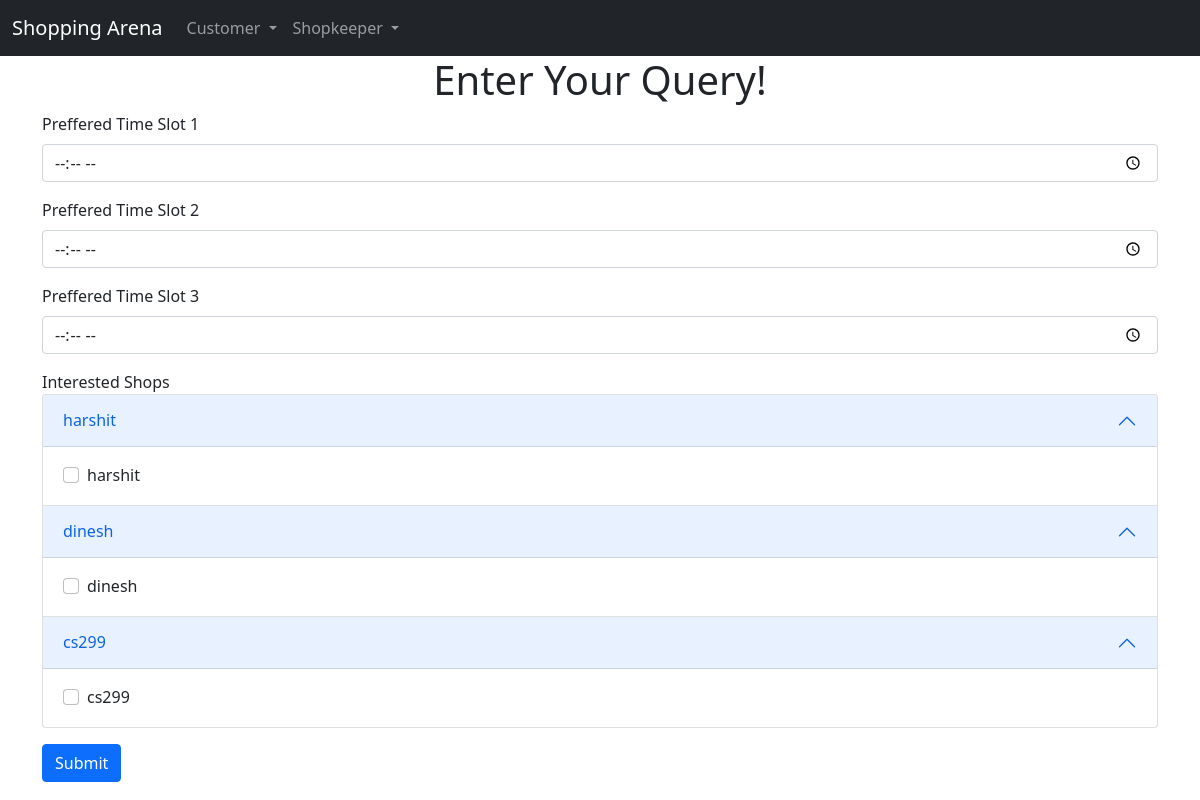
Page /customer/profile on the earlier database version.
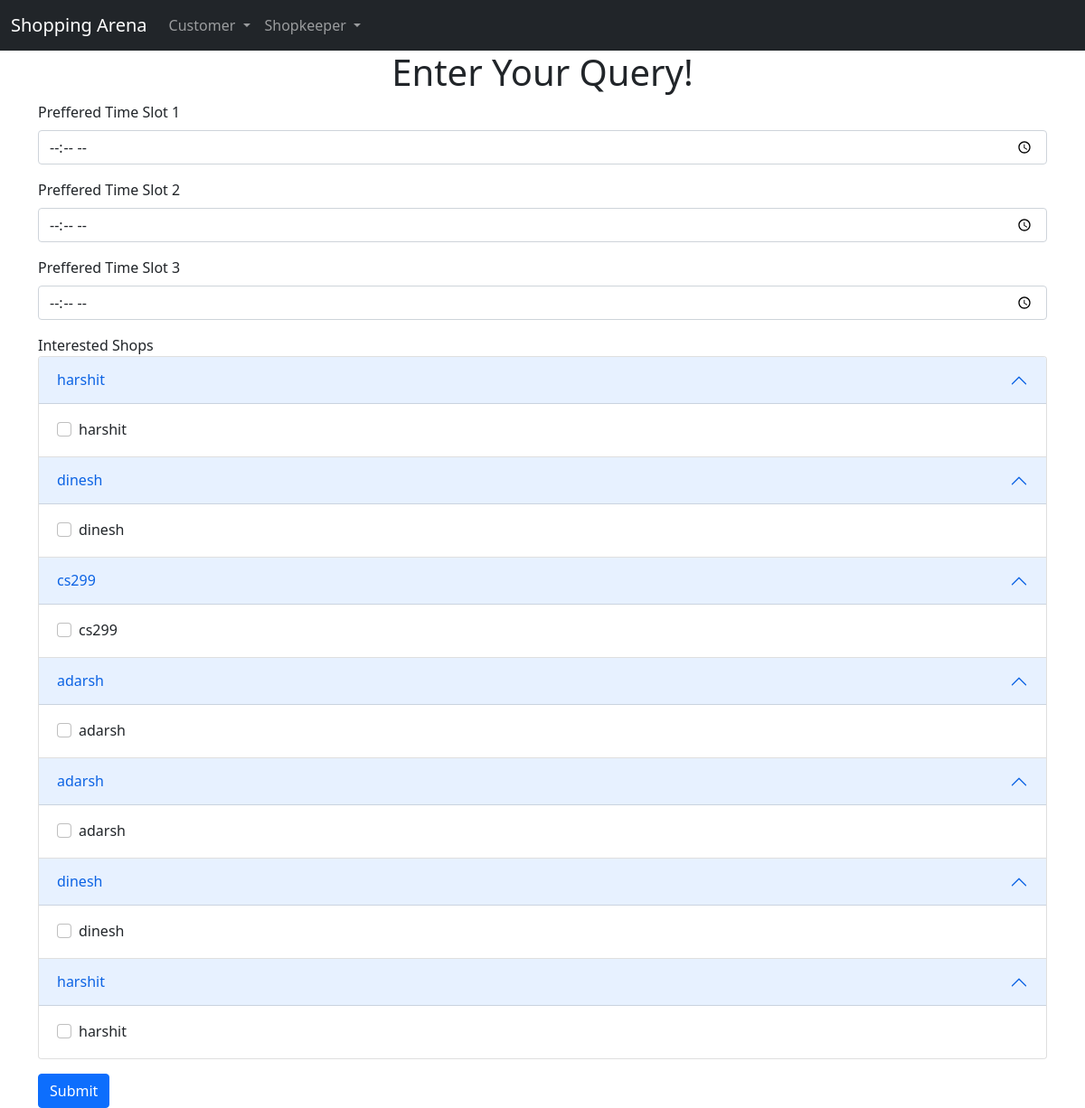
Same page on the later database version.
### shopkeeper/models.py (models this page shows, shortened)
class ShopData(models.Model):
    name = models.CharField(max_length=122)
    phone = models.CharField(max_length=122)
    email = models.CharField(max_length=122)
    Opentime = models.TimeField()
    closetime = models.TimeField()
    date = models.DateTimeField(default=datetime.datetime.now(), blank=True)

### customer/views.py (the view, shortened to what this page needs)
# urls.py: path('profile',views.profile,name='profile'),
def profile(request):
    Shop_list = ShopData.objects.all()
    return render(request, 'profile.html', {'Shop_list': Shop_list})

### templates/profile.html (shortened to what this page needs)
{% extends 'base.html' %}
{% block body %}
    <div class="container">
        <h1 class="text-center">Enter Your Query!</h1>
        <form method="post" action="/customer/profile">
            <div class="mb-3">
            <label for="exampleInputprefftime1" class="form-label">Preffered Time Slot 1</label>
            <input type="time" class="form-control" id="exampleInputpreffTime" name="prefftime1">
            </div>
            <div class="mb-3">
                <label for="exampleInputprefftime" class="form-label">Preffered Time Slot 2</label>
                <input type="time" class="form-control" id="exampleInputpreffTime" name="prefftime2">
             </div>
            <div class="mb-3">
                <label for="exampleInputprefftime" class="form-label">Preffered Time Slot 3</label>
                <input type="time" class="form-control" id="exampleInputpreffTime" name="prefftime3">
            </div>
            <div class="mb-3">
            <label>Interested Shops</label>
            {% for shop in Shop_list %}
                    <div class="accordion-item">
                    <h2 class="accordion-header" id="headingOne">
                      <button class="accordion-button" type="button" data-bs-toggle="collapse" data-bs-target="#{{shop.name}}" aria-expanded="true" aria-controls="{{shop.name}}">
                        {{shop.name}}
                      </button>
                    </h2>
                    <div id="{{shop.name}}" class="accordion-collapse collapse show" aria-labelledby="headingOne" data-bs-parent="#accordionExample">
                      <div class="accordion-body">
                        <div class="form-check">
                            <input class="form-check-input" type="checkbox" value="1" id="flexCheckDefault" name={{shop.name}}>
                            <label class="form-check-label" for="flexCheckDefault">
                            {{shop.name}}
                            </label>
                        </div>
                      </div>
                    </div>
                  </div>
            {% endfor %}
            </div>
            <button type="submit" class="btn btn-primary">Submit</button>
        </form>
        </div>
{% endblock body %}

### templates/base.html (shortened to what this page needs)
<!DOCTYPE html>
<html lang="en">
  <head>
    <link
      href="https://cdn.jsdelivr.net/npm/bootstrap@5.1.3/dist/css/bootstrap.min.css"
      rel="stylesheet"
    />
  </head>
  <body>
    <nav class="navbar navbar-expand-lg navbar-dark bg-dark">
      <div class="container-fluid">
        <a class="navbar-brand" href="/">Shopping Arena</a>
        <div class="collapse navbar-collapse" id="navbarSupportedContent">
          <ul class="navbar-nav me-auto mb-2 mb-lg-0">
            <li class="nav-item dropdown">
              <a
                class="nav-link dropdown-toggle"
                href="#"
                id="navbarDropdown"
                role="button"
                data-bs-toggle="dropdown"
                aria-expanded="false"
              >
                Customer
              </a>
            </li>
            <li class="nav-item dropdown">
              <a
                class="nav-link dropdown-toggle"
                href="#"
                id="navbarDropdown"
                role="button"
                data-bs-toggle="dropdown"
                aria-expanded="false"
              >
                Shopkeeper
              </a>
            </li>
          </ul>
        </div>
      </div>
    </nav>
     {% block body %}{% endblock body %}
  </body>
</html>

Differences in the rows shown:
added ShopData: name "adarsh"
added ShopData: name "adarsh"
added ShopData: name "dinesh"
added ShopData: name "harshit"
